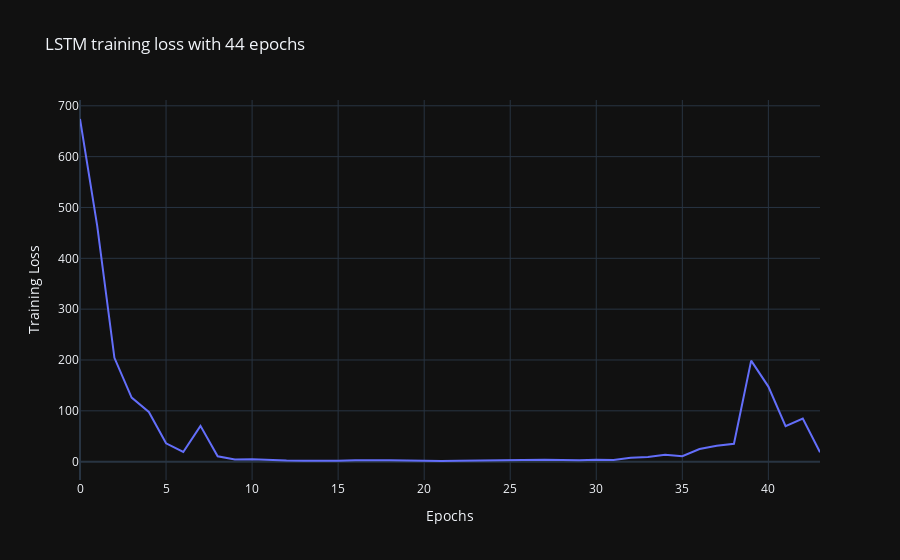

The cell this chart's notebook holds for it:
### Markdown cell above
### 4.3 Out-of-Sample LSTM MODEL

### Code cell
# TRAINING OF LSTM OUT-OF-SAMPLE MODEL and PLOT OF RESULTS AND OBTAINED PREDICTIONS
LSTM_out_of_sample = lstm_train(n_input, batch_size, train_np, test_start_index, True)
predictions['LSTM_Out-of-Sample%'] = lst_predict(n_input, train_np, test_start_index, LSTM_out_of_sample)
predictions = predictions.round(3)
predictions

### Figure 1 — Plotly figure (JSON) as saved in the notebook; plotly's stock layout.template omitted (floating-point values rounded to 4 significant figures)
{"data": [{"hovertemplate": "Epochs=%{x}<br>Training Loss=%{y}<extra></extra>", "legendgroup": "", "line": {"color": "#636efa", "dash": "solid"}, "marker": {"symbol": "circle"}, "mode": "lines", "name": "", "orientation": "v", "showlegend": false, "type": "scatter", "x": [0, 1, 2, 3, 4, 5, 6, 7, 8, 9, 10, 11, 12, 13, 14, 15, 16, 17, 18, 19, 20, 21, 22, 23, 24, 25, 26, 27, 28, 29, 30, 31, 32, 33, 34, 35, 36, 37, 38, 39, 40, 41, 42, 43], "xaxis": "x", "y": [674.0, 464.0, 204.3, 126.0, 97.7, 36.06, 19.0, 70.49, 10.53, 4.128, 4.925, 2.885, 2.152, 1.869, 1.628, 1.749, 2.775, 2.113, 2.585, 2.531, 1.559, 1.318, 1.671, 2.307, 2.801, 2.619, 3.363, 3.902, 3.343, 2.786, 3.788, 3.41, 7.687, 9.218, 13.42, 10.84, 24.92, 31.14, 35.13, 198.8, 147.7, 69.74, 84.69, 18.46], "yaxis": "y"}], "layout": {"legend": {"tracegroupgap": 0}, "title": {"text": "LSTM training loss with 44 epochs"}, "xaxis": {"anchor": "y", "domain": [0, 1], "title": {"text": "Epochs"}}, "yaxis": {"anchor": "x", "domain": [0, 1], "title": {"text": "Training Loss"}}}}
